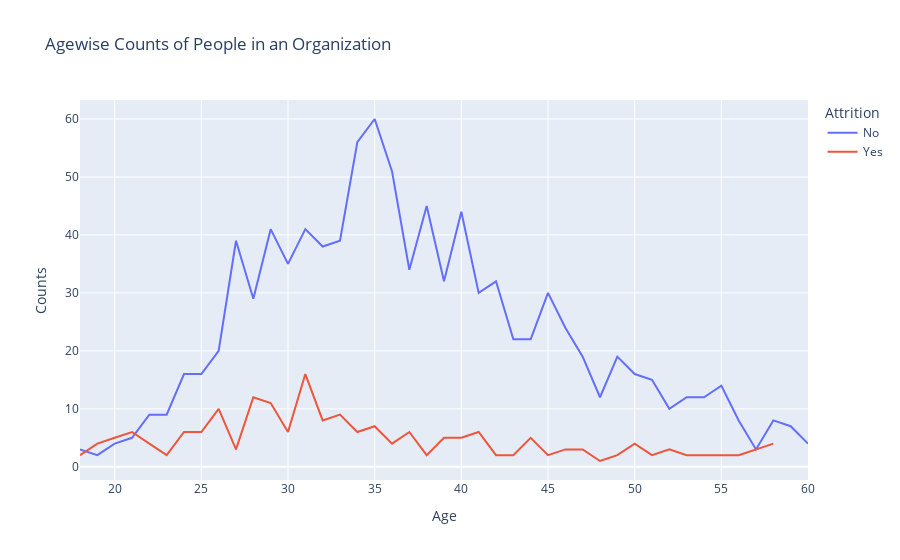

Source (notebook cell):
### Markdown cell above
![image.png](attachment:image.png)

### Code cell
age_att=data.groupby(['Age', 'Attrition']).apply(lambda x:x['Age'].count()).reset_index(name='Counts')
# age_att.head()
px.line(age_att,x='Age',y='Counts',color='Attrition',title='Agewise Counts of People in an Organization')

### Figure 1 — Plotly figure (JSON) as saved in the notebook; plotly's stock layout.template omitted (floating-point values rounded to 4 significant figures)
{"data": [{"hovertemplate": "Attrition=No<br>Age=%{x}<br>Counts=%{y}<extra></extra>", "legendgroup": "No", "line": {"color": "#636efa", "dash": "solid"}, "mode": "lines", "name": "No", "orientation": "v", "showlegend": true, "type": "scatter", "x": [18, 19, 20, 21, 22, 23, 24, 25, 26, 27, 28, 29, 30, 31, 32, 33, 34, 35, 36, 37, 38, 39, 40, 41, 42, 43, 44, 45, 46, 47, 48, 49, 50, 51, 52, 53, 54, 55, 56, 57, 58, 59, 60], "xaxis": "x", "y": [3, 2, 4, 5, 9, 9, 16, 16, 20, 39, 29, 41, 35, 41, 38, 39, 56, 60, 51, 34, 45, 32, 44, 30, 32, 22, 22, 30, 24, 19, 12, 19, 16, 15, 10, 12, 12, 14, 8, 3, 8, 7, 4], "yaxis": "y"}, {"hovertemplate": "Attrition=Yes<br>Age=%{x}<br>Counts=%{y}<extra></extra>", "legendgroup": "Yes", "line": {"color": "#EF553B", "dash": "solid"}, "mode": "lines", "name": "Yes", "orientation": "v", "showlegend": true, "type": "scatter", "x": [18, 19, 20, 21, 22, 23, 24, 25, 26, 27, 28, 29, 30, 31, 32, 33, 34, 35, 36, 37, 38, 39, 40, 41, 42, 43, 44, 45, 46, 47, 48, 49, 50, 51, 52, 53, 55, 56, 58], "xaxis": "x", "y": [2, 4, 5, 6, 4, 2, 6, 6, 10, 3, 12, 11, 6, 16, 8, 9, 6, 7, 4, 6, 2, 5, 5, 6, 2, 2, 5, 2, 3, 3, 1, 2, 4, 2, 3, 2, 2, 2, 4], "yaxis": "y"}], "layout": {"legend": {"title": {"text": "Attrition"}, "tracegroupgap": 0}, "title": {"text": "Agewise Counts of People in an Organization"}, "xaxis": {"anchor": "y", "domain": [0, 1], "title": {"text": "Age"}}, "yaxis": {"anchor": "x", "domain": [0, 1], "title": {"text": "Counts"}}}}
